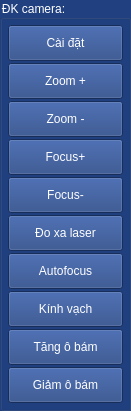
   <widget class="QGroupBox" name="groupBox_5">
    <property name="geometry">
     <rect>
      <x>0</x>
      <y>160</y>
      <width>131</width>
      <height>411</height>
     </rect>
    </property>
    <property name="styleSheet">
     <string notr="true">background-color: rgb(32, 64, 128); color:rgb(255, 255, 255)</string>
    </property>
    <property name="title">
     <string>ĐK camera:</string>
    </property>
    <layout class="QVBoxLayout" name="verticalLayout">
     <property name="spacing">
      <number>2</number>
     </property>
     <property name="leftMargin">
      <number>5</number>
     </property>
     <property name="topMargin">
      <number>5</number>
     </property>
     <property name="rightMargin">
      <number>5</number>
     </property>
     <property name="bottomMargin">
      <number>5</number>
     </property>
     <item>
      <widget class="QPushButton" name="pushButton_show_setup">
       <property name="sizePolicy">
        <sizepolicy hsizetype="Minimum" vsizetype="Preferred">
         <horstretch>0</horstretch>
         <verstretch>0</verstretch>
        </sizepolicy>
       </property>
       <property name="text">
        <string>Cài đặt</string>
       </property>
       <property name="checkable">
        <bool>false</bool>
       </property>
      </widget>
     </item>
     <item>
      <widget class="QPushButton" name="bt_control_file_2">
       <property name="sizePolicy">
        <sizepolicy hsizetype="Minimum" vsizetype="Preferred">
         <horstretch>0</horstretch>
         <verstretch>0</verstretch>
        </sizepolicy>
       </property>
       <property name="text">
        <string>Zoom +</string>
       </property>
       <property name="checkable">
        <bool>false</bool>
       </property>
      </widget>
     </item>
     <item>
      <widget class="QPushButton" name="bt_control_file_3">
       <property name="sizePolicy">
        <sizepolicy hsizetype="Minimum" vsizetype="Preferred">
         <horstretch>0</horstretch>
         <verstretch>0</verstretch>
        </sizepolicy>
       </property>
       <property name="text">
        <string>Zoom -</string>
       </property>
       <property name="checkable">
        <bool>false</bool>
       </property>
      </widget>
     </item>
     <item>
      <widget class="QPushButton" name="bt_control_file_4">
       <property name="sizePolicy">
        <sizepolicy hsizetype="Minimum" vsizetype="Preferred">
         <horstretch>0</horstretch>
         <verstretch>0</verstretch>
        </sizepolicy>
       </property>
       <property name="text">
        <string>Focus+</string>
       </property>
       <property name="checkable">
        <bool>false</bool>
       </property>
      </widget>
     </item>
     <item>
      <widget class="QPushButton" name="bt_control_file_5">
       <property name="sizePolicy">
        <sizepolicy hsizetype="Minimum" vsizetype="Preferred">
         <horstretch>0</horstretch>
         <verstretch>0</verstretch>
        </sizepolicy>
       </property>
       <property name="text">
        <string>Focus-</string>
       </property>
       <property name="checkable">
        <bool>false</bool>
       </property>
      </widget>
     </item>
     <item>
      <widget class="QPushButton" name="bt_control_file_7">
       <property name="sizePolicy">
        <sizepolicy hsizetype="Minimum" vsizetype="Preferred">
         <horstretch>0</horstretch>
         <verstretch>0</verstretch>
        </sizepolicy>
       </property>
       <property name="text">
        <string>Đo xa laser</string>
       </property>
       <property name="checkable">
        <bool>false</bool>
       </property>
      </widget>
     </item>
     <item>
      <widget class="QPushButton" name="bt_control_focusauto">
       <property name="sizePolicy">
        <sizepolicy hsizetype="Minimum" vsizetype="Preferred">
         <horstretch>0</horstretch>
         <verstretch>0</verstretch>
        </sizepolicy>
       </property>
       <property name="text">
        <string>Autofocus</string>
       </property>
       <property name="checkable">
        <bool>true</bool>
       </property>
      </widget>
     </item>
     <item>
      <widget class="QPushButton" name="bt_control_kv">
       <property name="sizePolicy">
        <sizepolicy hsizetype="Minimum" vsizetype="Preferred">
         <horstretch>0</horstretch>
         <verstretch>0</verstretch>
        </sizepolicy>
       </property>
       <property name="text">
        <string>Kính vạch</string>
       </property>
       <property name="checkable">
        <bool>true</bool>
       </property>
      </widget>
     </item>
     <item>
      <widget class="QPushButton" name="bt_tracksizeup">
       <property name="sizePolicy">
        <sizepolicy hsizetype="Minimum" vsizetype="Preferred">
         <horstretch>0</horstretch>
         <verstretch>0</verstretch>
        </sizepolicy>
       </property>
       <property name="text">
        <string>Tăng ô bám</string>
       </property>
       <property name="checkable">
        <bool>false</bool>
       </property>
      </widget>
     </item>
     <item>
      <widget class="QPushButton" name="bt_tracksizeup_2">
       <property name="sizePolicy">
        <sizepolicy hsizetype="Minimum" vsizetype="Preferred">
         <horstretch>0</horstretch>
         <verstretch>0</verstretch>
        </sizepolicy>
       </property>
       <property name="text">
        <string>Giảm ô bám</string>
       </property>
       <property name="checkable">
        <bool>false</bool>
       </property>
      </widget>
     </item>
    </layout>
    <zorder>bt_control_file_2</zorder>
    <zorder>bt_control_file_5</zorder>
    <zorder>bt_control_file_4</zorder>
    <zorder>bt_control_file_7</zorder>
    <zorder>bt_control_file_3</zorder>
    <zorder>pushButton_show_setup</zorder>
    <zorder>bt_control_kv</zorder>
    <zorder>bt_control_focusauto</zorder>
    <zorder>bt_tracksizeup</zorder>
    <zorder>bt_tracksizeup_2</zorder>
   </widget>
